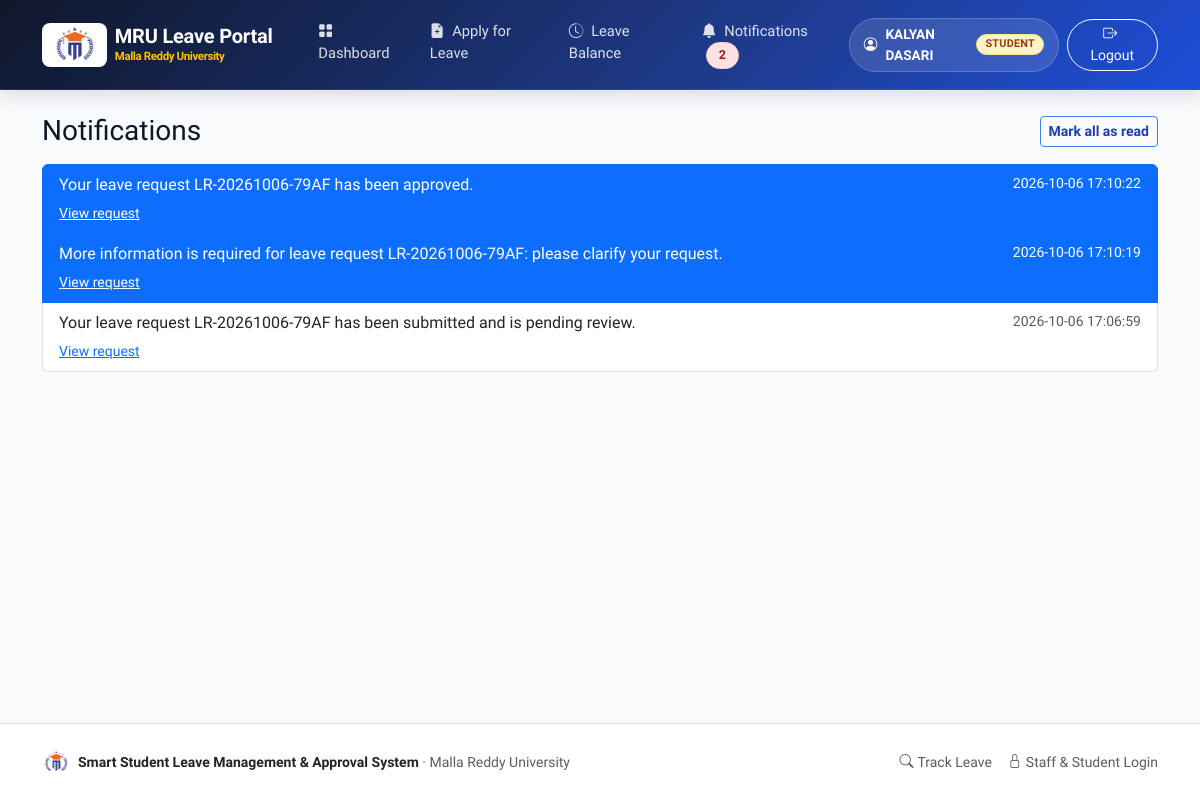
Screenshot of /notifications (signed in) with the database file from the repository.
### tables this page shows
CREATE TABLE users (
    id INTEGER PRIMARY KEY AUTOINCREMENT,
    name TEXT NOT NULL,
    roll_no TEXT,
    email TEXT NOT NULL COLLATE NOCASE UNIQUE,
    password_hash TEXT NOT NULL,
    role TEXT NOT NULL CHECK (role IN ('student', 'faculty', 'hod', 'admin')),
    department_id INTEGER REFERENCES departments(id),
    branch_id INTEGER REFERENCES branches(id),
    active INTEGER NOT NULL DEFAULT 1,
    created_at TEXT NOT NULL
);

CREATE TABLE notifications (
    id INTEGER PRIMARY KEY AUTOINCREMENT,
    recipient_id INTEGER NOT NULL REFERENCES users(id),
    request_id INTEGER REFERENCES leave_requests(id),
    message TEXT NOT NULL,
    channel TEXT NOT NULL DEFAULT 'in_app',
    is_read INTEGER NOT NULL DEFAULT 0,
    sent_at TEXT NOT NULL
);

### leave_management/main.py (the view)
@bp.route("/notifications")
@login_required
def notifications():
    rows = query(
        """SELECT n.*, r.request_no FROM notifications n
           LEFT JOIN leave_requests r ON r.id = n.request_id
           WHERE n.recipient_id = ? AND n.channel = 'in_app'
           ORDER BY n.sent_at DESC, n.id DESC LIMIT 200""",
        (g.user["id"],),
    )
    return render_template("notifications.html", notifications=rows)

### leave_management/db.py (called while the page is built)
def get_db() -> sqlite3.Connection:
    if "db" not in g:
        g.db = sqlite3.connect(current_app.config["DATABASE"])
        g.db.row_factory = sqlite3.Row
        g.db.execute("PRAGMA foreign_keys = ON")
    return g.db

def query(sql: str, args=(), one: bool = False):
    cur = get_db().execute(sql, args)
    rows = cur.fetchall()
    cur.close()
    if one:
        return rows[0] if rows else None
    return rows

### leave_management/notify.py (called while the page is built)
def unread_count(user_id) -> int:
    row = query(
        "SELECT COUNT(*) AS n FROM notifications WHERE recipient_id = ? AND is_read = 0 AND channel = 'in_app'",
        (user_id,),
        one=True,
    )
    return row["n"] if row else 0

### leave_management/security.py (called while the page is built)
def load_user():
    user_id = session.get("user_id")
    g.user = None
    if user_id:
        g.user = query(
            """SELECT u.*, d.name AS department_name, b.name AS branch_name
               FROM users u
               LEFT JOIN departments d ON d.id = u.department_id
               LEFT JOIN branches b ON b.id = u.branch_id
               WHERE u.id = ? AND u.active = 1""",
            (user_id,),
            one=True,
        )
        if g.user is None:
            session.pop("user_id", None)

def login_required(view):
    @wraps(view)
    def wrapper(*args, **kwargs):
        if g.user is None:
            flash("Please sign in to continue.", "warning")
            return redirect(url_for("auth.login", next=request.path))
        return view(*args, **kwargs)
    return wrapper

### templates/notifications.html (shortened to what this page needs)
{% extends "base.html" %}
{% block content %}
<div class="d-flex justify-content-between align-items-center mb-3">
  <h3 class="mb-0">Notifications</h3>
  {% if notifications %}
  <form method="post" action="{{ url_for('main.mark_all_read') }}">
    <button class="btn btn-sm btn-outline-primary">Mark all as read</button>
  </form>
  {% endif %}
</div>
{% if not notifications %}
<div class="alert alert-light border text-center py-5">
  <p class="mb-0 text-muted">You have no notifications yet.</p>
</div>
{% else %}
<div class="list-group">
  {% for n in notifications %}
  <div class="list-group-item {{ 'active' if not n.is_read }}">
    <div class="d-flex justify-content-between">
      <p class="mb-1">{{ n.message }}</p>
      <small class="text-nowrap ms-3 {{ 'text-white' if not n.is_read else 'text-muted' }}">{{ n.sent_at }}</small>
    </div>
    {% if n.request_id %}
    <small>
      {% if current_user.role == 'student' %}
      <a href="{{ url_for('student.detail', request_id=n.request_id) }}" class="{{ 'text-white' if not n.is_read }}">View request</a>
      {% else %}
      <a href="{{ url_for('review.detail', request_id=n.request_id) }}" class="{{ 'text-white' if not n.is_read }}">View request</a>
      {% endif %}
    </small>
    {% endif %}
  </div>
  {% endfor %}
</div>
{% endif %}
{% endblock %}

### templates/base.html (shortened to what this page needs)
<!DOCTYPE html>
<html lang="en">
<head>
  <link href="https://cdn.jsdelivr.net/npm/bootstrap@5.3.0/dist/css/bootstrap.min.css" rel="stylesheet">
  <link href="https://cdn.jsdelivr.net/npm/bootstrap-icons@1.11.3/font/bootstrap-icons.min.css" rel="stylesheet">
  <link href="{{ url_for('static', filename='styles.css') }}" rel="stylesheet">
</head>
<body>
<nav class="navbar navbar-expand-lg mru-navbar no-print">
  <div class="container">
    <a class="navbar-brand mru-brand-title d-flex align-items-center gap-2" href="{{ url_for('main.dashboard') }}">
      <div class="bg-white rounded-3 px-2 py-1 shadow-sm d-flex align-items-center justify-content-center border border-white border-opacity-50" style="height: 44px;">
        <img src="{{ url_for('static', filename='images/mru-logo.png') }}" alt="Malla Reddy University" style="height: 36px; width: auto; object-fit: contain;">
      </div>
      <div class="d-flex flex-column">
        <span class="fw-bold fs-5 text-white" style="letter-spacing: -0.01em; line-height: 1.15;">MRU Leave Portal</span>
        <span class="text-warning small" style="font-size: 0.72rem; font-weight: 600;">Malla Reddy University</span>
      </div>
    </a>
    <div class="collapse navbar-collapse" id="nav">
      <ul class="navbar-nav me-auto ps-lg-3">
        {% if current_user %}
          {% if current_user.role == 'student' %}
            <li class="nav-item"><a class="nav-link" href="{{ url_for('student.dashboard') }}"><i class="bi bi-grid-fill me-1"></i> Dashboard</a></li>
            <li class="nav-item"><a class="nav-link" href="{{ url_for('student.new_request') }}"><i class="bi bi-file-earmark-plus-fill me-1"></i> Apply for Leave</a></li>
            <li class="nav-item"><a class="nav-link" href="{{ url_for('student.balances') }}"><i class="bi bi-clock-history me-1"></i> Leave Balance</a></li>
          {% elif current_user.role in ('faculty', 'hod') %}
            <li class="nav-item"><a class="nav-link" href="{{ url_for('review.dashboard') }}"><i class="bi bi-clipboard-check-fill me-1"></i> Review Queue</a></li>
          {% endif %}
          <li class="nav-item">
            <a class="nav-link" href="{{ url_for('main.notifications') }}">
              <i class="bi bi-bell-fill me-1"></i> Notifications
              {% if unread_count %}<span class="badge bg-danger rounded-pill ms-1">{{ unread_count }}</span>{% endif %}
            </a>
          </li>
        {% else %}
          <li class="nav-item"><a class="nav-link" href="{{ url_for('main.dashboard') }}"><i class="bi bi-house-door-fill me-1"></i> Home</a></li>
          <li class="nav-item"><a class="nav-link" href="{{ url_for('main.track') }}"><i class="bi bi-search me-1"></i> Track Leave</a></li>
        {% endif %}
      </ul>
      <ul class="navbar-nav align-items-lg-center gap-2">
        {% if current_user %}
          <li class="nav-item">
            <div class="user-pill">
              <i class="bi bi-person-circle"></i>
              <span>{{ current_user.name }}</span>
              <span class="badge bg-warning text-dark text-uppercase py-1 px-2" style="font-size: 0.68rem;">{{ current_user.role }}</span>
            </div>
          </li>
          <li class="nav-item">
            <form method="post" action="{{ url_for('auth.logout') }}" class="d-inline">
              <button class="btn btn-outline-light btn-sm px-3 rounded-pill">
                <i class="bi bi-box-arrow-right me-1"></i> Logout
              </button>
            </form>
          </li>
        {% endif %}
      </ul>
    </div>
  </div>
</nav>
<main class="container py-4">
  {% block content %}{% endblock %}
</main>
<footer class="mt-auto py-4 bg-white border-top text-muted small no-print">
  <div class="container d-flex flex-column flex-md-row justify-content-between align-items-center gap-3">
    <div class="d-flex align-items-center gap-2">
      <img src="{{ url_for('static', filename='images/mru-logo.png') }}" alt="MRU Logo" style="height: 28px; width: 28px; object-fit: contain;">
      <span><strong class="text-dark">Smart Student Leave Management &amp; Approval System</strong> &middot; Malla Reddy University</span>
    </div>
    <div class="d-flex gap-3">
      <a href="{{ url_for('main.track') }}" class="text-decoration-none text-muted"><i class="bi bi-search me-1"></i>Track Leave</a>
      <a href="{{ url_for('auth.login') }}" class="text-decoration-none text-muted"><i class="bi bi-lock me-1"></i>Staff &amp; Student Login</a>
    </div>
  </div>
</footer>
</body>
</html>

### static/styles.css (style rules this page uses)
:root { --primary: #1e40af; --primary-dark: #1e3a8a; --primary-light: #3b82f6; --primary-soft: #eff6ff; --primary-gradient: linear-gradient(135deg, #1e3a8a 0%, #2563eb 50%, #3b82f6 100%); --hero-gradient: linear-gradient(135deg, #0f172a 0%, #1e3a8a 60%, #1d4ed8 100%); --accent-gold: #f59e0b; --accent-gold-soft: #fef3c7; --success: #10b981; --warning: #f59e0b; --danger: #ef4444; --info: #06b6d4; --slate-50: #f8fafc; --slate-100: #f1f5f9; --slate-200: #e2e8f0; --slate-300: #cbd5e1; --slate-600: #475569; --slate-700: #334155; --slate-900: #0f172a; --shadow-sm: 0 1px 3px rgba(0, 0, 0, 0.06), 0 1px 2px rgba(0, 0, 0, 0.04); --shadow-md: 0 4px 6px -1px rgba(0, 0, 0, 0.07), 0 2px 4px -2px rgba(0, 0, 0, 0.05); --shadow-lg: 0 10px 25px -3px rgba(15, 23, 42, 0.08), 0 4px 10px -4px rgba(15, 23, 42, 0.04); --shadow-xl: 0 20px 30px -5px rgba(15, 23, 42, 0.12), 0 8px 12px -6px rgba(15, 23, 42, 0.06); --radius-sm: 0.375rem; --radius-md: 0.75rem; --radius-lg: 1rem; --radius-xl: 1.5rem; }
body { font-family: 'Plus Jakarta Sans', 'Inter', -apple-system, BlinkMacSystemFont, "Segoe UI", Roboto, sans-serif; background-color: var(--slate-50); color: var(--slate-900); min-height: 100vh; display: flex; flex-direction: column; -webkit-font-smoothing: antialiased; }
main { flex: 1 0 auto; }
.mru-navbar { background: var(--hero-gradient) !important; box-shadow: 0 4px 20px rgba(15, 23, 42, 0.15); border-bottom: 1px solid rgba(255, 255, 255, 0.1); padding: 0.75rem 0; }
.mru-brand-title { font-weight: 800; letter-spacing: -0.02em; font-size: 1.25rem; color: #ffffff !important; display: flex; align-items: center; gap: 0.6rem; }
.nav-link { font-weight: 500; font-size: 0.92rem; color: rgba(255, 255, 255, 0.85) !important; padding: 0.5rem 0.85rem !important; border-radius: 0.5rem; transition: all 0.2s ease; }
.user-pill { background: rgba(255, 255, 255, 0.12); border: 1px solid rgba(255, 255, 255, 0.2); padding: 0.35rem 0.85rem; border-radius: 9999px; color: #ffffff; font-size: 0.85rem; font-weight: 600; display: flex; align-items: center; gap: 0.5rem; }
.badge { font-weight: 600; letter-spacing: 0.02em; padding: 0.4rem 0.75rem; border-radius: 9999px; font-size: 0.78rem; }
.badge.bg-warning, .badge-pending { background-color: #fef3c7 !important; color: #92400e !important; border: 1px solid #fde68a; }
.badge.bg-danger, .badge-rejected { background-color: #fee2e2 !important; color: #991b1b !important; border: 1px solid #fecaca; }
.btn-outline-primary { border-color: var(--primary-light); color: var(--primary); font-weight: 600; }

### rows the page displays
users: name "KALYAN DASARI", role "STUDENT"
notifications: message "Your leave request LR-20261006-79AF has been approved.", sent_at "2026-10-06 17:10:22"
notifications: message "More information is required for leave request LR-20261006-79AF: please clarify your request.", sent_at "2026-10-06 17:10:19"
notifications: message "Your leave request LR-20261006-79AF has been submitted and is pending review.", sent_at "2026-10-06 17:06:59"

### other values shown
{{ unread_count }} "2"
